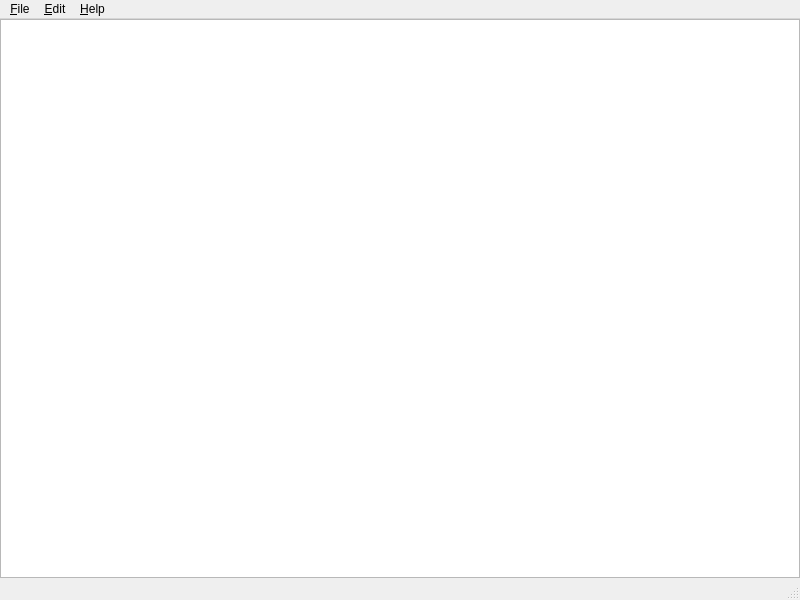
<?xml version="1.0" encoding="UTF-8"?>
<ui version="4.0">
 <class>Editor</class>
 <widget class="QMainWindow" name="Editor">
  <property name="geometry">
   <rect>
    <x>0</x>
    <y>0</y>
    <width>800</width>
    <height>600</height>
   </rect>
  </property>
  <property name="windowTitle">
   <string>MainWindow</string>
  </property>
  <widget class="QWidget" name="centralwidget">
   <layout class="QVBoxLayout" name="verticalLayout">
    <property name="spacing">
     <number>0</number>
    </property>
    <property name="margin">
     <number>0</number>
    </property>
    <item>
     <widget class="CodeTextEdit" name="edit"/>
    </item>
   </layout>
  </widget>
  <widget class="QMenuBar" name="menubar">
   <property name="geometry">
    <rect>
     <x>0</x>
     <y>0</y>
     <width>800</width>
     <height>23</height>
    </rect>
   </property>
   <widget class="QMenu" name="menu_File">
    <property name="title">
     <string>&amp;File</string>
    </property>
    <addaction name="actionSave"/>
    <addaction name="actionSaveAs"/>
    <addaction name="actionRun"/>
    <addaction name="separator"/>
    <addaction name="actionClose"/>
   </widget>
   <widget class="QMenu" name="menu_Edit">
    <property name="title">
     <string>&amp;Edit</string>
    </property>
    <addaction name="actionUndo"/>
    <addaction name="actionRedo"/>
    <addaction name="separator"/>
    <addaction name="actionCut"/>
    <addaction name="actionCopy"/>
    <addaction name="actionPaste"/>
    <addaction name="actionSelectAll"/>
   </widget>
   <widget class="QMenu" name="menu_Help">
    <property name="title">
     <string>&amp;Help</string>
    </property>
    <addaction name="actionAbout"/>
   </widget>
   <addaction name="menu_File"/>
   <addaction name="menu_Edit"/>
   <addaction name="menu_Help"/>
  </widget>
  <widget class="QStatusBar" name="statusbar"/>
  <action name="actionSave">
   <property name="text">
    <string>&amp;Save</string>
   </property>
   <property name="shortcut">
    <string>Ctrl+S</string>
   </property>
  </action>
  <action name="actionSaveAs">
   <property name="text">
    <string>Save &amp;As...</string>
   </property>
  </action>
  <action name="actionRun">
   <property name="text">
    <string>&amp;Run</string>
   </property>
   <property name="shortcut">
    <string>Ctrl+R</string>
   </property>
  </action>
  <action name="actionClose">
   <property name="text">
    <string>&amp;Close</string>
   </property>
   <property name="shortcut">
    <string>Ctrl+W</string>
   </property>
  </action>
  <action name="actionUndo">
   <property name="text">
    <string>&amp;Undo</string>
   </property>
   <property name="shortcut">
    <string>Ctrl+Z</string>
   </property>
  </action>
  <action name="actionRedo">
   <property name="text">
    <string>&amp;Redo</string>
   </property>
   <property name="shortcut">
    <string>Ctrl+Shift+Z</string>
   </property>
  </action>
  <action name="actionCut">
   <property name="text">
    <string>Cu&amp;t</string>
   </property>
   <property name="shortcut">
    <string>Ctrl+X</string>
   </property>
  </action>
  <action name="actionCopy">
   <property name="text">
    <string>&amp;Copy</string>
   </property>
   <property name="shortcut">
    <string>Ctrl+C</string>
   </property>
  </action>
  <action name="actionPaste">
   <property name="text">
    <string>&amp;Paste</string>
   </property>
   <property name="shortcut">
    <string>Ctrl+V</string>
   </property>
  </action>
  <action name="actionSelectAll">
   <property name="text">
    <string>Select &amp;All</string>
   </property>
   <property name="shortcut">
    <string>Ctrl+A</string>
   </property>
  </action>
  <action name="actionAbout">
   <property name="text">
    <string>&amp;About</string>
   </property>
  </action>
 </widget>
 <customwidgets>
  <customwidget>
   <class>CodeTextEdit</class>
   <extends>QPlainTextEdit</extends>
   <header>codeTextEdit.hh</header>
  </customwidget>
 </customwidgets>
 <resources/>
 <connections>
  <connection>
   <sender>actionClose</sender>
   <signal>triggered()</signal>
   <receiver>Editor</receiver>
   <slot>close()</slot>
   <hints>
    <hint type="sourcelabel">
     <x>-1</x>
     <y>-1</y>
    </hint>
    <hint type="destinationlabel">
     <x>399</x>
     <y>299</y>
    </hint>
   </hints>
  </connection>
  <connection>
   <sender>actionAbout</sender>
   <signal>triggered()</signal>
   <receiver>Editor</receiver>
   <slot>showAbout()</slot>
   <hints>
    <hint type="sourcelabel">
     <x>-1</x>
     <y>-1</y>
    </hint>
    <hint type="destinationlabel">
     <x>399</x>
     <y>299</y>
    </hint>
   </hints>
  </connection>
  <connection>
   <sender>actionCopy</sender>
   <signal>triggered()</signal>
   <receiver>edit</receiver>
   <slot>copy()</slot>
   <hints>
    <hint type="sourcelabel">
     <x>-1</x>
     <y>-1</y>
    </hint>
    <hint type="destinationlabel">
     <x>399</x>
     <y>299</y>
    </hint>
   </hints>
  </connection>
  <connection>
   <sender>actionCut</sender>
   <signal>triggered()</signal>
   <receiver>edit</receiver>
   <slot>cut()</slot>
   <hints>
    <hint type="sourcelabel">
     <x>-1</x>
     <y>-1</y>
    </hint>
    <hint type="destinationlabel">
     <x>399</x>
     <y>299</y>
    </hint>
   </hints>
  </connection>
  <connection>
   <sender>actionPaste</sender>
   <signal>triggered()</signal>
   <receiver>edit</receiver>
   <slot>paste()</slot>
   <hints>
    <hint type="sourcelabel">
     <x>-1</x>
     <y>-1</y>
    </hint>
    <hint type="destinationlabel">
     <x>399</x>
     <y>299</y>
    </hint>
   </hints>
  </connection>
  <connection>
   <sender>actionRedo</sender>
   <signal>triggered()</signal>
   <receiver>edit</receiver>
   <slot>redo()</slot>
   <hints>
    <hint type="sourcelabel">
     <x>-1</x>
     <y>-1</y>
    </hint>
    <hint type="destinationlabel">
     <x>399</x>
     <y>299</y>
    </hint>
   </hints>
  </connection>
  <connection>
   <sender>actionRun</sender>
   <signal>triggered()</signal>
   <receiver>Editor</receiver>
   <slot>run()</slot>
   <hints>
    <hint type="sourcelabel">
     <x>-1</x>
     <y>-1</y>
    </hint>
    <hint type="destinationlabel">
     <x>399</x>
     <y>299</y>
    </hint>
   </hints>
  </connection>
  <connection>
   <sender>actionSave</sender>
   <signal>triggered()</signal>
   <receiver>Editor</receiver>
   <slot>save()</slot>
   <hints>
    <hint type="sourcelabel">
     <x>-1</x>
     <y>-1</y>
    </hint>
    <hint type="destinationlabel">
     <x>399</x>
     <y>299</y>
    </hint>
   </hints>
  </connection>
  <connection>
   <sender>actionSaveAs</sender>
   <signal>triggered()</signal>
   <receiver>Editor</receiver>
   <slot>saveAs()</slot>
   <hints>
    <hint type="sourcelabel">
     <x>-1</x>
     <y>-1</y>
    </hint>
    <hint type="destinationlabel">
     <x>399</x>
     <y>299</y>
    </hint>
   </hints>
  </connection>
  <connection>
   <sender>actionUndo</sender>
   <signal>triggered()</signal>
   <receiver>edit</receiver>
   <slot>undo()</slot>
   <hints>
    <hint type="sourcelabel">
     <x>-1</x>
     <y>-1</y>
    </hint>
    <hint type="destinationlabel">
     <x>399</x>
     <y>299</y>
    </hint>
   </hints>
  </connection>
  <connection>
   <sender>actionSelectAll</sender>
   <signal>triggered()</signal>
   <receiver>edit</receiver>
   <slot>selectAll()</slot>
   <hints>
    <hint type="sourcelabel">
     <x>-1</x>
     <y>-1</y>
    </hint>
    <hint type="destinationlabel">
     <x>399</x>
     <y>299</y>
    </hint>
   </hints>
  </connection>
 </connections>
 <slots>
  <slot>save()</slot>
  <slot>saveAs()</slot>
  <slot>run()</slot>
  <slot>showAbout()</slot>
 </slots>
</ui>
